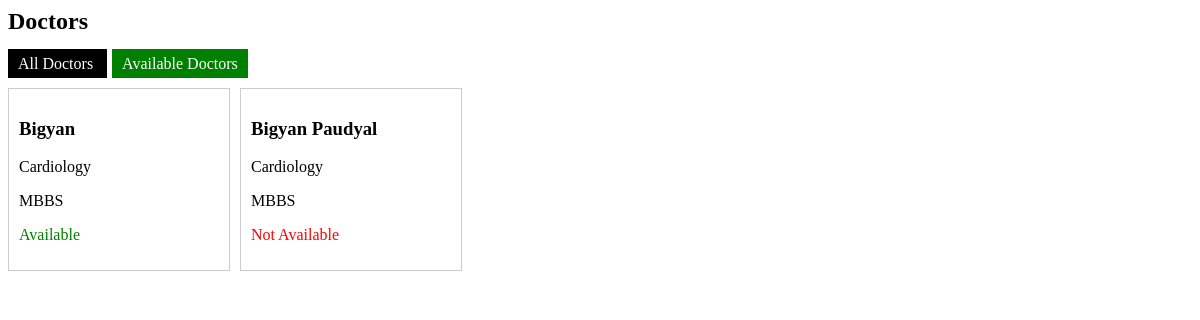
The page /doctors/ on the database as committed earlier.
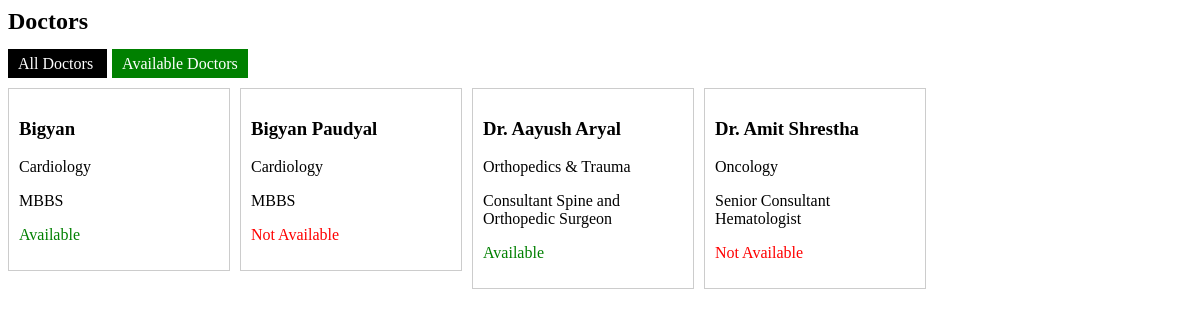
The same page on the database as committed later.
### doctors/models.py (models this page shows)
class Doctor(models.Model):
    doctor_id=models.AutoField(primary_key=True)
    name=models.CharField(max_length=100)
    qualification=models.CharField(max_length=100)
    specialization=models.CharField(max_length=100)
    email=models.EmailField(unique=True)
    fees=models.DecimalField(max_digits=8, decimal_places=2)
    phone=models.CharField(max_length=10)
    a_status=models.BooleanField(default=True)

### doctors/views.py (the view)
# urls.py: path('',views.doctor_list,name='doctor_list'),
def doctor_list(request):
    available = request.GET.get('available')
    if available == 'true':
        doctors = Doctor.objects.filter(a_status=True)
    else:
        doctors = Doctor.objects.all()
    return render(request, 'doctors/doctors.html', {'doctors': doctors})

### doctors/templates/doctors/doctors.html
<h2>Doctors</h2>
<div style="margin-bottom: 15px;">
    <a href="{% url 'doctor_list' %}"
       style="padding:6px 10px; background:black; color:white; text-decoration:none;">
        All Doctors
    </a>
    <a href="{% url 'doctor_list' %}?available=true"
       style="padding:6px 10px; background:green; color:white; text-decoration:none; margin-left:5px;">
        Available Doctors
    </a>
</div>
<div style="display:flex; flex-wrap:wrap; gap:10px;">
    {% for doctor in doctors %}
        <a href="{% url 'doctor_detail' doctor.doctor_id %}" style="text-decoration:none; color:black;">
            <div style="border:1px solid #ccc; padding:10px; width:200px;">
                <h3>{{ doctor.name }}</h3>
                <p>{{ doctor.specialization }}</p>
                <p>{{ doctor.qualification }}</p>
                {% if doctor.a_status %}
                    <p style="color:green;">Available</p>
                {% else %}
                    <p style="color:red;">Not Available</p>
                {% endif %}
            </div>
        </a>
    {% empty %}
        <p>No doctors found.</p>
    {% endfor %}
</div>

Rows that differ between the two databases and show on the page:
added Doctor: name "Dr. Aayush Aryal", specialization "Orthopedics & Trauma", qualification "Consultant Spine and Orthopedic Surgeon", a_status "Available"
added Doctor: name "Dr. Amit Shrestha", specialization "Oncology", qualification "Senior Consultant Hematologist", a_status "Not Available"
